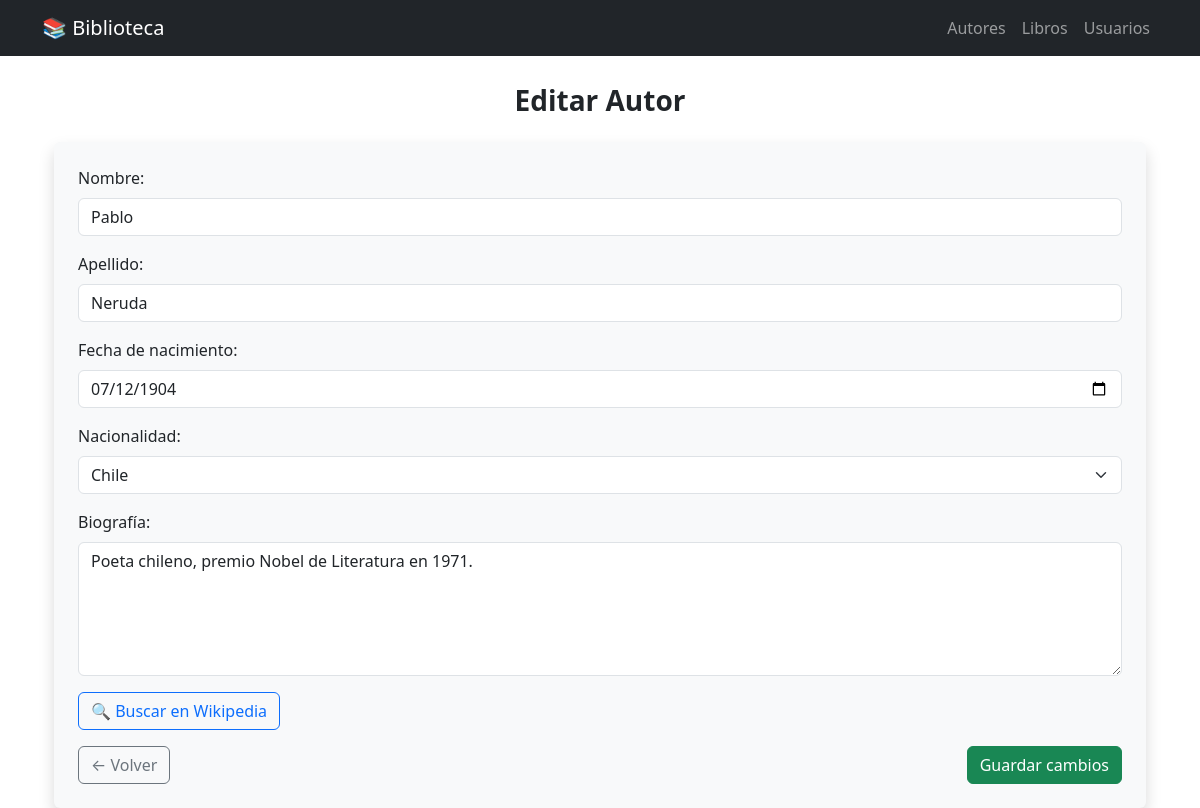
Screenshot of /autores/6 with the database file from the repository.
### app/models/autores.py (models this page shows, shortened)
class Autor(Base):
    __tablename__ = 'autores'
    autor_id = Column(Integer, primary_key=True)
    nombre = Column(String)
    apellido = Column(String)
    fecha_nacimiento = Column(Date, nullable=True)
    nacionalidad_id = Column(Integer, ForeignKey('nacionalidad.nacionalidad_id'))
    biografia = Column(Text, nullable=True)
    nacionalidad = relationship("Nacionalidad", back_populates="autores")

### app/frontend/autores.py (the view)
@router.get("/autores/{autor_id}", response_class=HTMLResponse)
async def detail_autor_html(
    request: Request,
    autor_id: str
):
    try:
        autor_id_int = int(autor_id)
        if autor_id_int <= 0:
            raise ValueError
    except ValueError:
        print(f"[ERROR] ID no es número válido: {autor_id}")
        raise HTTPException(
            status_code=422,
            detail=f"El ID debe ser un número entero positivo. Se recibió: {autor_id}"
        )
    autor = db.get_por_id(autor_id_int)
    if not autor:
        raise HTTPException(
            status_code=404,
            detail=f"Autor con ID {autor_id_int} no encontrado"
        )
    nacionalidades = db_nacionalidades.get_todos(order_by=Nacionalidad.sdes)
    return templates.TemplateResponse("autores/detail.html", {
        "request": request,
        "autor": autor,  # Pasamos el objeto completo
        "autor_id": autor_id_int,
        "nacionalidades": nacionalidades
    })

### templates/autores/detail.html (shortened to what this page needs)
{% extends "base.html" %}
{% block content %}
<div class="container mt-4">
    <h2 class="mb-4 text-center">Editar Autor</h2>
    <form method="post" action="/api/autores/{{ autor.autor_id }}/update" class="p-4 shadow rounded bg-light">
        <div class="mb-3">
            <label for="nombre" class="form-label">Nombre:</label>
            <input type="text" class="form-control" id="nombre" name="nombre" value="{{ autor.nombre }}" required>
        </div>
        <div class="mb-3">
            <label for="apellido" class="form-label">Apellido:</label>
            <input type="text" class="form-control" id="apellido" name="apellido" value="{{ autor.apellido }}" required>
        </div>
        <div class="mb-3">
            <label for="fecha_nacimiento" class="form-label">Fecha de nacimiento:</label>
            <input type="date" class="form-control" id="fecha_nacimiento" name="fecha_nacimiento"
                   value="{{ autor.fecha_nacimiento.strftime('%Y-%m-%d') if autor.fecha_nacimiento else '' }}">
        </div>
        <div class="mb-3">
            <label for="nacionalidad_id" class="form-label">Nacionalidad:</label>
            <select class="form-select" id="nacionalidad_id" name="nacionalidad_id" required>
                {% for nacionalidad in nacionalidades %}
                    <option value="{{ nacionalidad.nacionalidad_id }}"
                        {% if autor.nacionalidad and autor.nacionalidad.nacionalidad_id == nacionalidad.nacionalidad_id %}selected{% endif %}>
                        {{ nacionalidad.sdes }}
                    </option>
                {% endfor %}
            </select>
        </div>
        <div class="mb-3">
            <label for="biografia" class="form-label">Biografía:</label>
            <textarea class="form-control" id="biografia" name="biografia" rows="5">{{ autor.biografia or '' }}</textarea>
        </div>
        <div class="d-flex justify-content-between mb-3">
            <button formaction="/api/autores/bio/{{ autor.autor_id }}" formmethod="post" type="submit" class="btn btn-outline-primary">
                🔍 Buscar en Wikipedia
            </button>
        </div>
        <div class="d-flex justify-content-between">
            <a href="/autores" class="btn btn-outline-secondary">
                ← Volver
            </a>
            <button type="submit" class="btn btn-success">
                 Guardar cambios
            </button>
        </div>
    </form>
</div>
{% endblock %}

### templates/base.html (style rules this page uses)
body { padding-top: 60px; }
.container { max-width: 1100px; }
h2.mb-4.text-center { font-size: 1.75rem; font-weight: 600; }
body { overflow-y: scroll; }

### rows the page displays
Autor: nombre "Pablo", apellido "Neruda", fecha_nacimiento "07/12/1904", biografia "Poeta chileno, premio Nobel de Literatura en 1971."

### other values shown
form field nacionalidad_id "Chile"
